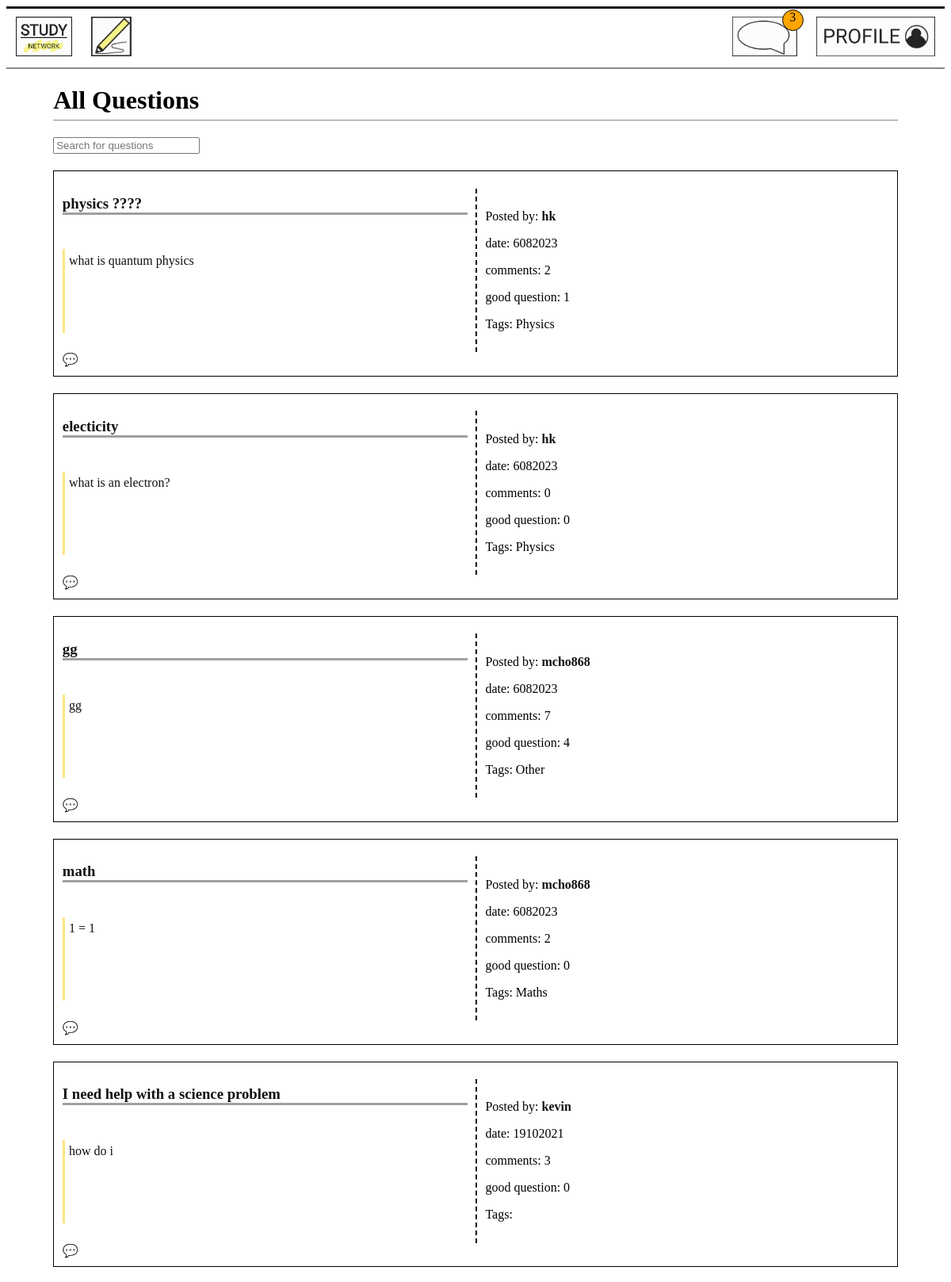
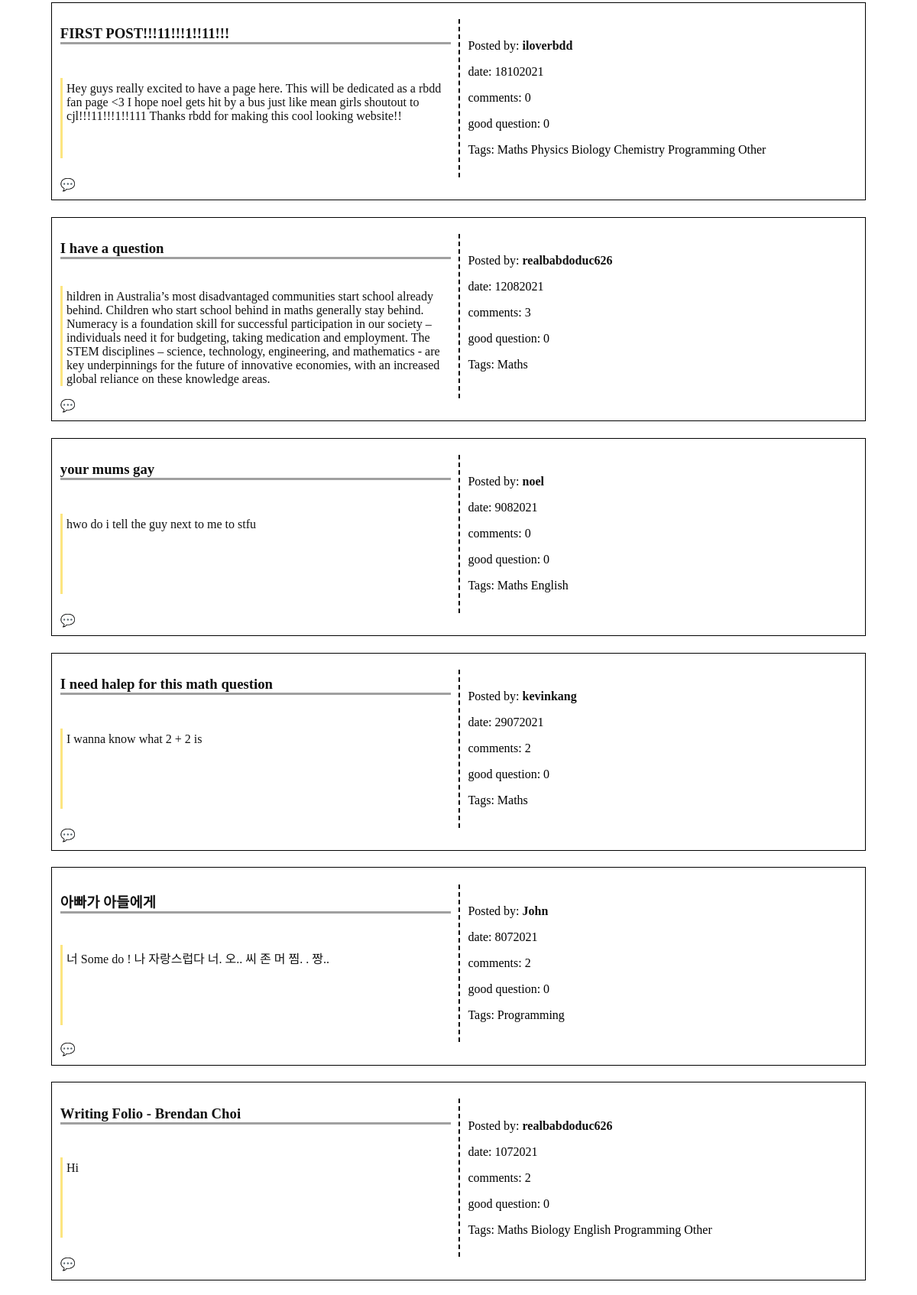
/ (signed in, upper part), run on the app's committed database (2 pictures, top to bottom).
### models.py (models this page shows)
class Post(db.Model):
    __tablename__ = 'Post'
    id = db.Column(db.Integer, primary_key=True)
    title = db.Column(db.Text)
    discussion = db.Column(db.Text)
    date = db.Column(db.Integer)
    comments = db.Column(db.Integer)
    user_id = db.Column(db.Integer, db.ForeignKey('User.id'))
    likes = db.Column(db.Integer)
    post_user = db.relationship('User', back_populates='user_post')
    replies_post = db.relationship('Reply', secondary=PostReply, back_populates='posts_reply')
    categories_post = db.relationship('Category', secondary=PostCategory, back_populates='posts_category')
    notifications_post = db.relationship('Notification', back_populates='posts_notification')
    posts = db.relationship('Comment', back_populates='user')

class User(db.Model):
    __tablename__ = 'User'
    id = db.Column(db.Integer, primary_key=True)
    username = db.Column(db.Text)
    email = db.Column(db.Text)
    password = db.Column(db.Text)
    user_post = db.relationship('Post', back_populates='post_user')
    notifications_user = db.relationship('Notification', back_populates='users_notification')
    users = db.relationship('Comment', back_populates='post')

class Category(db.Model):
    __tablename__ = 'Category'
    id = db.Column(db.Integer, primary_key=True)
    topic = db.Column(db.Text)
    posts_category = db.relationship('Post', secondary=PostCategory, back_populates='categories_post')

### main.py (the view)
@app.route('/', methods=['GET', 'POST'])
def home():
    post = models.Post.query.order_by(desc(models.Post.id)).all()
    number_of_items = 0
    for p in post:
        number_of_items += 1
    return render_template('home.html', posts=post, title='home', n=int(number_of_items))

### main.py (called while the page is built)
@app.context_processor
def notification_processor():
    if  g.logged_in_user:
        num_notification = models.Notification.query.filter_by(user_id = session['logged_in_user']).all()
        if len(num_notification) > 99:
            return dict(num_notification = '99..') #When the number of notification is too big, it just shows 99+.
        else:
            return dict(num_notification = len(num_notification))
    else:
        return dict(num_notification = 'No one is logged in')

@app.before_request
def before_request():
    g.logged_in_user = None
    if 'logged_in_user' in session:
        g.logged_in_user = session['logged_in_user']

### templates/home.html (shortened to what this page needs)
{% extends 'layout.html' %}
{% block content %}
<main>
<h1>All Questions</h1>
<input type='text' id='search' onkeyup='SearchFilter()'
placeholder='Search for questions'>
<div id='questionList'>
{% for post in posts %}
<div class='grid_container'>
    {% if g.logged_in_user %}
        <a href='/comment/{{post.id}}'><h3 class='title'>{{ post.title }}</h3></a>
        <a href='/comment/{{post.id}}'><p class='discussion'>{{ post.discussion }}</p></a>
    {% else %}
        <h3 class='title'>{{ post.title }}</h3>
        <p class='discussion'>{{ post.discussion }}</p>
    {% endif %}
    <div class='other_information'>
    <p>Posted by: <a class='name' id='name' href='/profile/{{post.post_user.id}}'><strong>{{ post.post_user.username }}</strong></a></p>
    <p>date: {{ post.date }}
    <p>comments: {{ post.comments }}</p>
    <p>good question: {{ post.likes }}</p>
    <p class='tags'>Tags: {% for catego in post.categories_post %}
        {{catego.topic}}
        {% endfor %}
    </p>
    </div class='comment_button'>
    {% if g.logged_in_user %}
        <a href='/comment/{{post.id}}'>💬</a>
    {% else %}
        <a href='/signin'>💬</a>
    {% endif %}
</div>
{% endfor %}
</div>
</main>
{% endblock %}

### static/css/style.css (style rules this page uses)
a { text-decoration: none; color: #111; }
body main { display: block; max-width: 90%; margin-left: 5%; }
body main h1 { border-bottom: 1px #888 solid; padding-bottom: 0.5%; }
.grid_container { display: grid; grid-template-columns: 50% 50%; border: 1px solid black; padding: 1%; margin-bottom: 2%; }
.title { grid-column: 1; grid-row: 1; margin-right: 2%; border-bottom: rgb(160, 160, 160) solid 3px; }
.discussion { grid-row:2; grid-column: 1; min-height: 100px; margin-right: 2%; padding-left: 1%; padding-top:1%; border-left: rgb(252, 229, 128) solid 3px; }
.other_information { grid-column: 2; grid-row: 1/ span 2; padding: 2%; margin-top: 2%; border-left: 2px dashed black; }
main input { margin-bottom: 2%; }

### data on the page
Post: title "physics ????", discussion "what is quantum physics", post_user.username "hk", date "6082023", comments "2", likes "1"
Category: topic "Physics"
Post: title "electicity", discussion "what is an electron?", post_user.username "hk", date "6082023", comments "0", likes "0"
Post: title "gg", discussion "gg", post_user.username "mcho868", date "6082023", comments "7", likes "4"
Category: topic "Other"
Post: title "math", discussion "1 = 1", post_user.username "mcho868", date "6082023", comments "2", likes "0"
Category: topic "Maths"
Post: title "I need help with a science problem", discussion "how do i", post_user.username "kevin", date "19102021", comments "3", likes "0"
Post: title "FIRST POST!!!11!!!1!!11!!!", discussion "Hey guys really excited to have a page here. This will be dedicated as a rbdd fan page <3 I hope noel gets hit by a bus just like mean girls shoutout to cjl!!!11!!!1!!111 Thanks rbdd for making this cool looking website!!", post_user.username "iloverbdd", date "18102021", comments "0", likes "0"
Category: topic "Biology"
Category: topic "Chemistry"
Category: topic "Programming"
Post: title "I have a question", discussion "hildren in Australia’s most disadvantaged communities start school already behind. Children who start school behind in maths generally stay behind. Numeracy is a foundation skill for successful participation in our society – individuals need it for budgeting, taking medication and employment. The STEM disciplines – science, technology, engineering, and mathematics - are key underpinnings for the future of innovative economies, with an increased global reliance on these knowledge areas.", post_user.username "realbabdoduc626", date "12082021", comments "3", likes "0"
Post: title "your mums gay", discussion "hwo do i tell the guy next to me to stfu", post_user.username "noel", date "9082021", comments "0", likes "0"
Category: topic "English"
Post: title "I need halep for this math question", discussion "I wanna know what 2 + 2 is", post_user.username "kevinkang", date "29072021", comments "2", likes "0"
Post: title "아빠가 아들에게", discussion "너 Some do ! 나 자랑스럽다 너. 오.. 씨 존 머 찜. . 짱..", post_user.username "John", date "8072021", comments "2", likes "0"
Post: title "Writing Folio - Brendan Choi", discussion "Hi", post_user.username "realbabdoduc626", date "1072021", comments "2", likes "0"

### other printed values
{{ num_notification }} "3"
